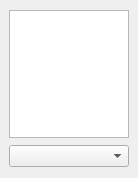
<?xml version="1.0" encoding="UTF-8"?>
<ui version="4.0">
 <class>TextureTableDockWidget</class>
 <widget class="QDockWidget" name="TextureTableDockWidget">
  <property name="geometry">
   <rect>
    <x>0</x>
    <y>0</y>
    <width>138</width>
    <height>178</height>
   </rect>
  </property>
  <property name="minimumSize">
   <size>
    <width>138</width>
    <height>178</height>
   </size>
  </property>
  <property name="maximumSize">
   <size>
    <width>138</width>
    <height>178</height>
   </size>
  </property>
  <property name="features">
   <set>QDockWidget::DockWidgetFloatable</set>
  </property>
  <property name="windowTitle">
   <string>Textures</string>
  </property>
  <widget class="QWidget" name="dockWidgetContents">
   <layout class="QVBoxLayout" name="verticalLayout">
    <item>
     <widget class="QGraphicsView" name="imgTexture">
      <property name="minimumSize">
       <size>
        <width>32</width>
        <height>32</height>
       </size>
      </property>
      <property name="maximumSize">
       <size>
        <width>128</width>
        <height>128</height>
       </size>
      </property>
      <property name="sizeIncrement">
       <size>
        <width>1</width>
        <height>1</height>
       </size>
      </property>
      <property name="verticalScrollBarPolicy">
       <enum>Qt::ScrollBarAlwaysOff</enum>
      </property>
      <property name="horizontalScrollBarPolicy">
       <enum>Qt::ScrollBarAlwaysOff</enum>
      </property>
     </widget>
    </item>
    <item>
     <widget class="QComboBox" name="cbbTextureSelection"/>
    </item>
   </layout>
  </widget>
 </widget>
 <resources/>
 <connections>
  <connection>
   <sender>cbbTextureSelection</sender>
   <signal>currentIndexChanged(int)</signal>
   <receiver>TextureTableDockWidget</receiver>
   <slot>displayComboBoxItem(int)</slot>
   <hints>
    <hint type="sourcelabel">
     <x>68</x>
     <y>158</y>
    </hint>
    <hint type="destinationlabel">
     <x>68</x>
     <y>88</y>
    </hint>
   </hints>
  </connection>
 </connections>
 <slots>
  <slot>displayComboBoxItem(int)</slot>
 </slots>
</ui>
